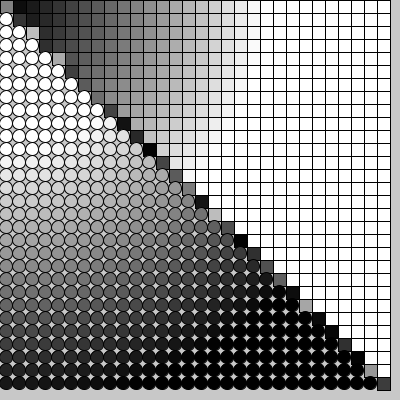
Frame 1 (no input)
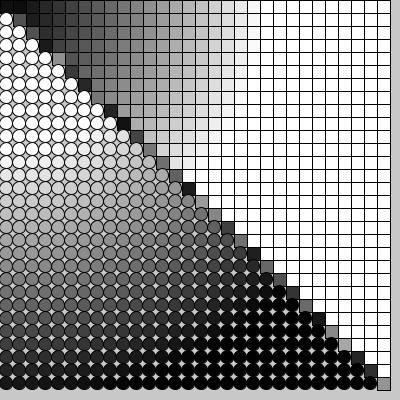
Frame 60 (the mouse pressed at the canvas centre just before this capture)
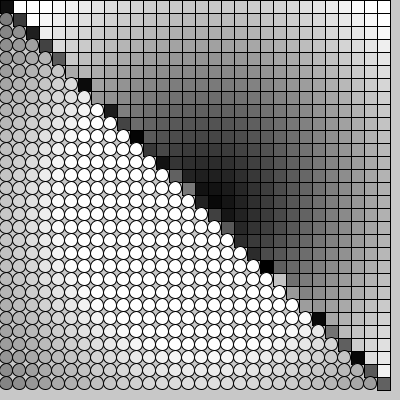
Frame 120 (the mouse held since frame 60 and released just before this capture)

The Processing sketch that drew these frames (run headless with seeded random() and noise(); from frame 60 on, the mouse is pressed at the canvas centre):

// Processing sketch: opt_art_6
// ── opt_art_6.pde
int tamX, tamY;
int cantX = 30;
int cantY = 30;

void setup(){
  size(400, 400);
  tamX = width/cantX;
  tamY = width/cantY;
}

void draw(){
  background(200);
  for(int i=0; i<cantX; i++){
    for(int j=0; j<cantY; j++){
      if(i == j){
        fill(random(200));
        rect(i*tamX, j*tamY, tamX, tamY);
      }else if(i > j){
        fill(dist(mouseX, mouseY, i*tamX, j*tamY));
        rect(i*tamX, j*tamY, tamX, tamY);
      }else{          
        fill(width - dist(mouseX, mouseY, i*tamX, j*tamY));
        ellipse(i*tamX + tamX/2, j*tamY + tamY/2, tamX, tamY);
      }
    }
  }
}


void mouseClicked(){
  
}
